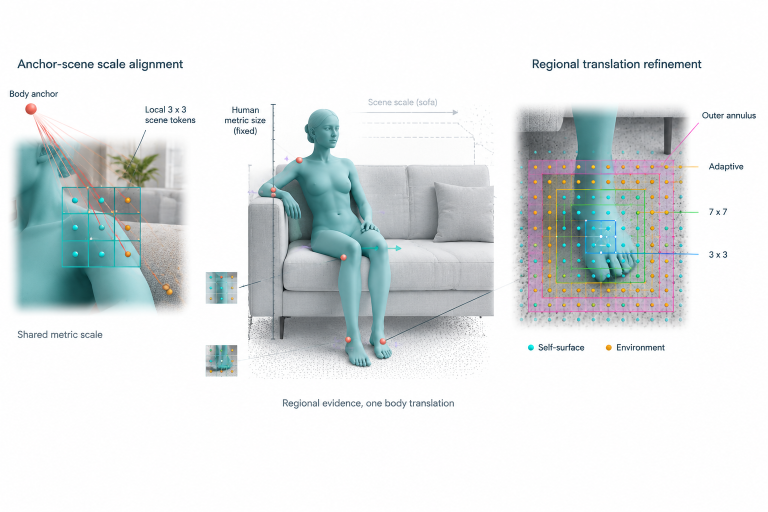
#> input picture outputs/vis/groundedhuman_teaser_20260921/teaser_sampling_v2.png, 1536 x 1024 px (shown at 1/2 size)
$ python compose_sampling_v3.py
#> lines starting #> are read from the running program, lines starting #| are printed output that depends on the picture
from pathlib import Path
from PIL import Image, ImageDraw, ImageFont, ImageOps
import math

ROOT = Path(__file__).resolve().parent
S = 2
im = Image.open(ROOT / 'teaser_sampling_v2.png').convert('RGB').resize((3072, 2048))
d = ImageDraw.Draw(im)
navy = '#183D4C'
cyan = '#08AFBC'
amber = '#E39817'
blue = '#288AD5'
green = '#419565'
magenta = '#AD549B'
def font(n, bold=False):
    return ImageFont.truetype('C:/Windows/Fonts/arial' + ('bd' if bold else '') + '.ttf', int(n*S))
def rect(box, **kw):
    d.rectangle(tuple(round(v*S) for v in box), **kw)
def line(points, fill, width=1):
    d.line([(round(x*S),round(y*S)) for x,y in points],fill=fill,width=round(width*S))
def dot(x,y,r,fill,outline=None):
    d.ellipse(((x-r)*S,(y-r)*S,(x+r)*S,(y+r)*S),fill=fill,outline=outline,width=S)
def text(x,y,t,size=17,fill=navy,bold=False):
    d.text((x*S,y*S),t,font=font(size,bold),fill=fill)

# Replace the generated right detail with a clean NBAI render and exact image-space supports.
rect((1011,173,1535,739),fill='white')
photo = ImageOps.fit(Image.open(ROOT/'foot_sampling_background.png').convert('RGB'),(370*S,430*S))
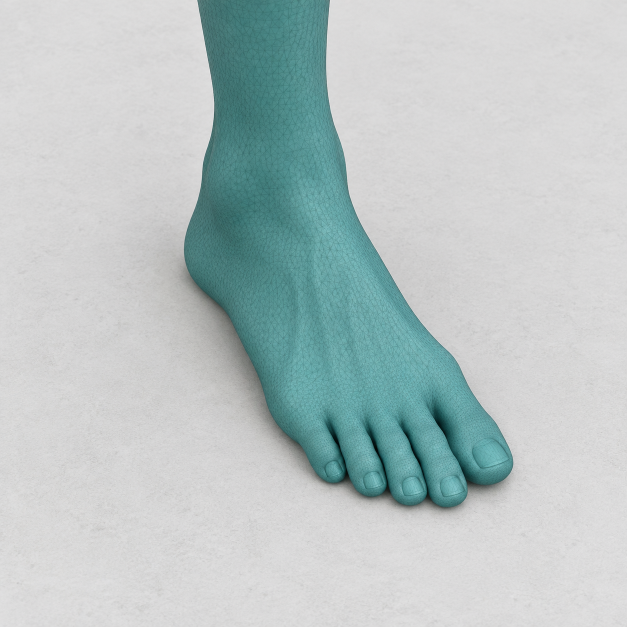
#> input picture outputs/vis/groundedhuman_teaser_20260921/foot_sampling_background.png, 1254 x 1254 px (shown at 1/2 size)
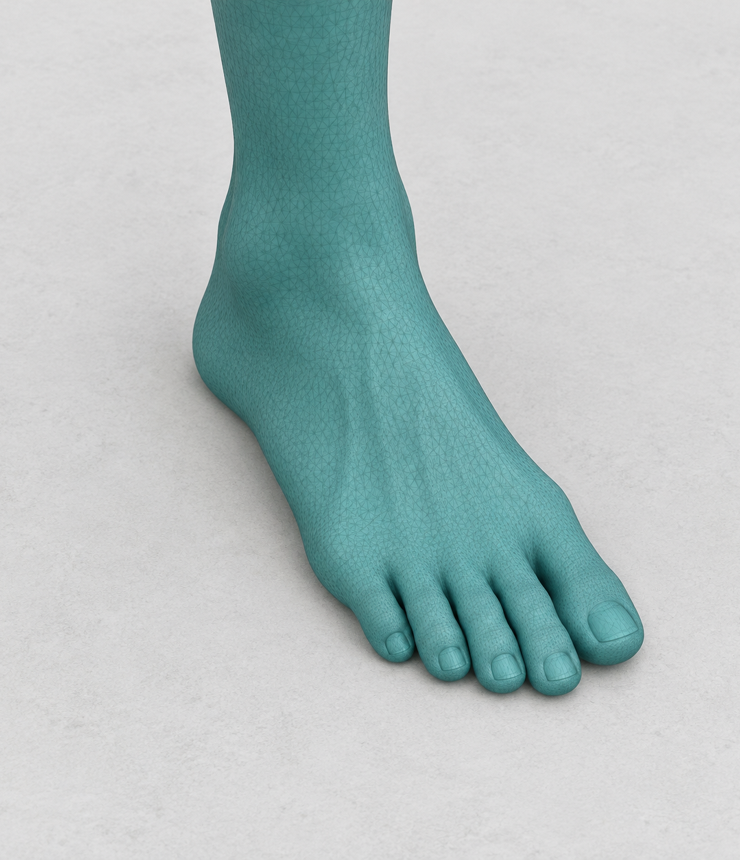
#> photo: PIL image 740x860 RGB; mean R, G, B 179.9, 193.9, 193.9
im.paste(photo,(1020*S,215*S))
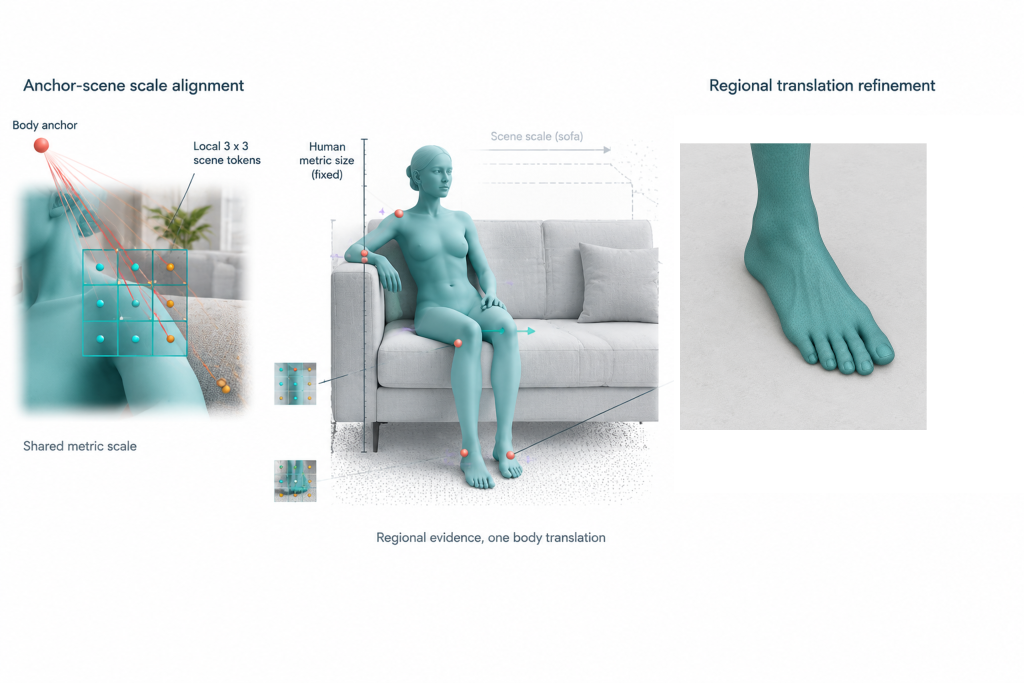
#> im: PIL image 3072x2048 RGB (shown at 1/3 size); mean R, G, B 224.5, 230.2, 230.7
d = ImageDraw.Draw(im)
cx, cy, step = 1202, 461, 21
radii = [1,3,4,6]
edges = [(r+.5)*step for r in radii]

# Square annulus: r_adaptive < Chebyshev distance <= r_adaptive + 2.
shade=Image.new('RGBA',im.size,(0,0,0,0)); sd=ImageDraw.Draw(shade)
#> after `shade = Image.new('RGBA', im.size, (0, 0, 0, 0))`: shade: PIL image 3072x2048 RGBA; every value is 0
outer,inner=edges[-1],edges[-2]
sd.rectangle(((cx-outer)*S,(cy-outer)*S,(cx+outer)*S,(cy+outer)*S),fill=(173,84,155,27))
sd.rectangle(((cx-inner)*S,(cy-inner)*S,(cx+inner)*S,(cy+inner)*S),fill=(0,0,0,0))
im=Image.alpha_composite(im.convert('RGBA'),shade).convert('RGB'); d=ImageDraw.Draw(im)
for k in range(-6,8):
    off=(k-.5)*step
    line([(cx-outer,cy+off),(cx+outer,cy+off)],'#C7CCCE',.5)
    line([(cx+off,cy-outer),(cx+off,cy+outer)],'#C7CCCE',.5)

for iy in range(-6,7):
    for ix in range(-6,7):
        x,y=cx+ix*step,cy+iy*step
        rgb=photo.getpixel((round((x-1020)*S),round((y-215)*S)))
        # This is an illustrative surface mask on synthetic imagery, not measured model ownership.
        is_self=rgb[1]-rgb[0]>12 and rgb[2]-rgb[0]>10
        dot(x,y,2.6,cyan if is_self else amber, 'white')

for radius,color in zip(radii,[blue,green,amber,magenta]):
    e=(radius+.5)*step
    rect((cx-e,cy-e,cx+e,cy+e),outline=color,width=4)
# Both the inner and outer annulus boundaries are explicit; the interior is unshaded.
e=edges[2]
rect((cx-e-2,cy-e-2,cx+e+2,cy+e+2),outline=magenta,width=2)

# A small projected body region represented by eight points.
region=[(1182,403),(1200,405),(1220,421),(1243,450),(1255,489),(1235,513),(1207,506),(1181,467)]
line(region+[region[0]],'white',1)
for x,y in region: dot(x,y,2.1,'white',navy)
dot(cx,cy,3.7,navy,'white')

labels=[('Outer annulus',magenta,outer,300),('Adaptive',amber,edges[2],352),('7 x 7',green,edges[1],409),('3 x 3',blue,edges[0],466)]
for label,col,e,ty in labels:
    sx,sy=cx+e,cy-e
    line([(sx,sy),(1382,ty+8),(1394,ty+8)],col,1.2)
    text(1400,ty,label,16,col)
text(1064,651,'Image-space sampling',17)
dot(1064,696,5,cyan);text(1078,685,'Self-surface',17)
dot(1230,696,5,amber);text(1244,685,'Environment',17)

# Render crisp, consistent method labels and outcome statement.
rect((0,100,450,151),fill='white')
text(25,112,'Anchor-scene cross attention',22,bold=True)
rect((1000,100,1535,151),fill='white')
text(1030,112,'Regional translation prediction',22,bold=True)
rect((475,775,1110,834),fill='white')
text(527,796,'Regional evidence, one whole-body translation',20)

# Regional arrows denote proposals for a shared rigid translation, not limb deformation.
for x,y,dx,dy,col in [(543,412,28,-3,'#8760A9'),(694,527,25,-7,'#9E82B5'),(729,702,30,-4,'#8760A9')]:
    line([(x,y),(x+dx,y+dy)],col,2)
    ang=math.atan2(dy,dx)
    tip=(x+dx,y+dy)
    left=(tip[0]-7*math.cos(ang-.45),tip[1]-7*math.sin(ang-.45))
    right=(tip[0]-7*math.cos(ang+.45),tip[1]-7*math.sin(ang+.45))
    d.polygon([(round(a*S),round(b*S)) for a,b in [tip,left,right]],fill=col)
text(815,738,'Regional votes',17,'#8760A9')
line([(810,748),(776,735),(756,704)],'#AD98BC',1)

im.crop((0,95*S,1536*S,846*S)).save(ROOT/'teaser_sampling_v3.png')
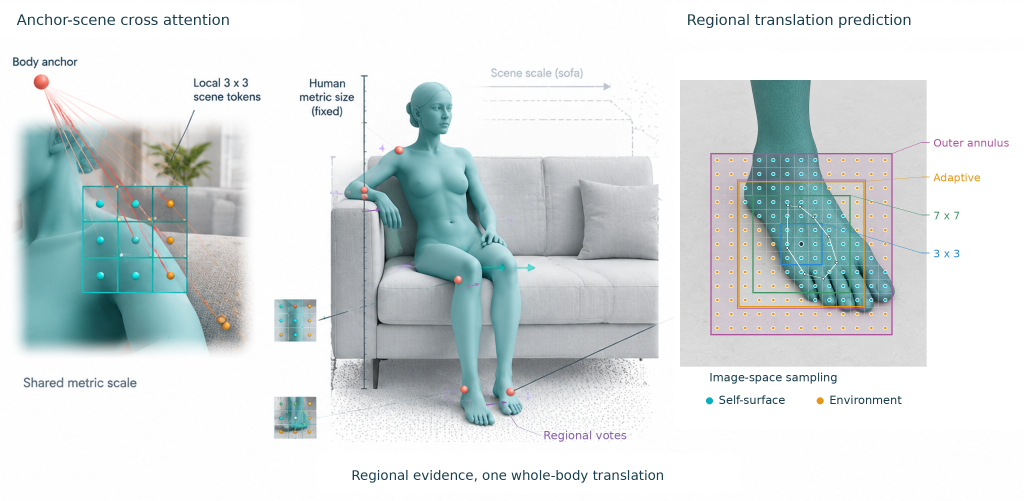
#> saved as teaser_sampling_v3.png: PIL image 3072x1502 RGB (shown at 1/3 size); mean R, G, B 213.7, 220.9, 221.6
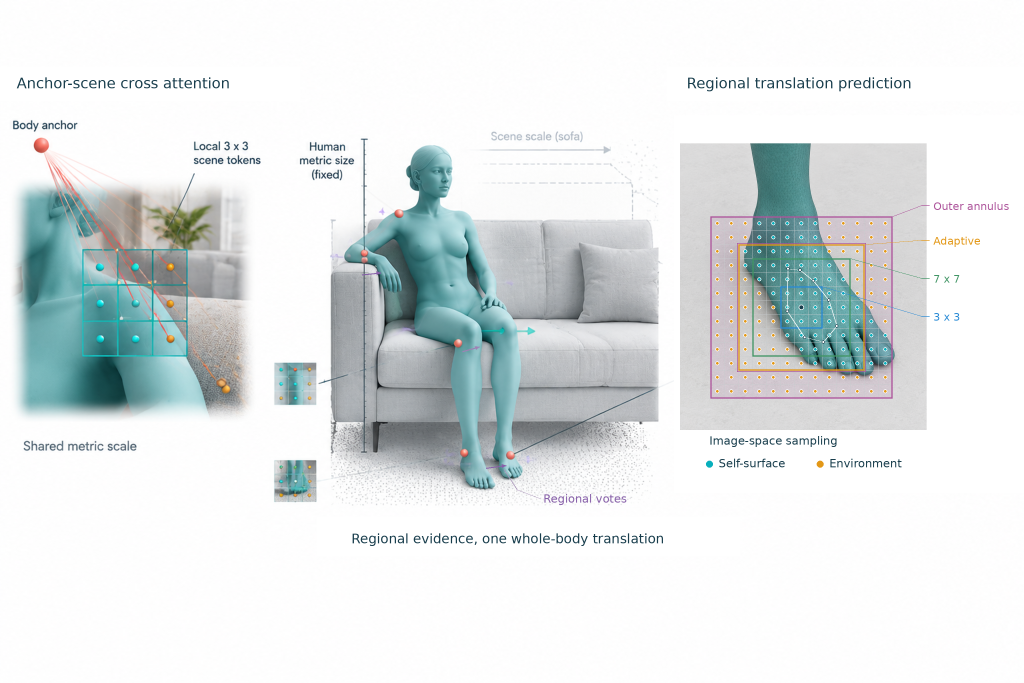
#> im: PIL image 3072x2048 RGB (shown at 1/3 size); mean R, G, B 224.5, 229.7, 230.2
# A larger stand-alone sampling detail helps inspect the sampling design.
im.crop((1014*S,206*S,1533*S,716*S)).save(ROOT/'sampling_detail_v3.png')
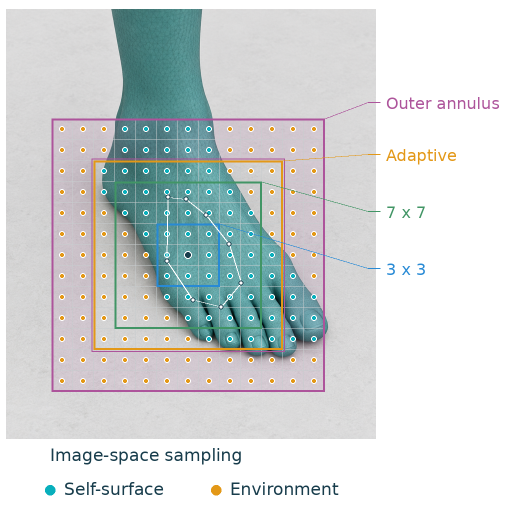
#> saved as sampling_detail_v3.png: PIL image 1038x1020 RGB (shown at 1/2 size); mean R, G, B 209, 214.5, 214.8
print('Saved teaser_sampling_v3.png and sampling_detail_v3.png')
